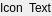
<?xml version="1.0" encoding="UTF-8"?>
<ui version="4.0">
 <class>IconLabelClass</class>
 <widget class="QWidget" name="IconLabelClass">
  <property name="geometry">
   <rect>
    <x>0</x>
    <y>0</y>
    <width>48</width>
    <height>16</height>
   </rect>
  </property>
  <property name="windowTitle">
   <string>IconLabel</string>
  </property>
  <layout class="QHBoxLayout" name="horizontalLayout" stretch="0,1">
   <property name="margin">
    <number>0</number>
   </property>
   <item>
    <widget class="QLabel" name="iconLabel">
     <property name="text">
      <string>Icon</string>
     </property>
    </widget>
   </item>
   <item>
    <widget class="QLabel" name="textLabel">
     <property name="text">
      <string>Text</string>
     </property>
    </widget>
   </item>
  </layout>
 </widget>
 <layoutdefault spacing="6" margin="11"/>
 <resources/>
 <connections/>
</ui>
